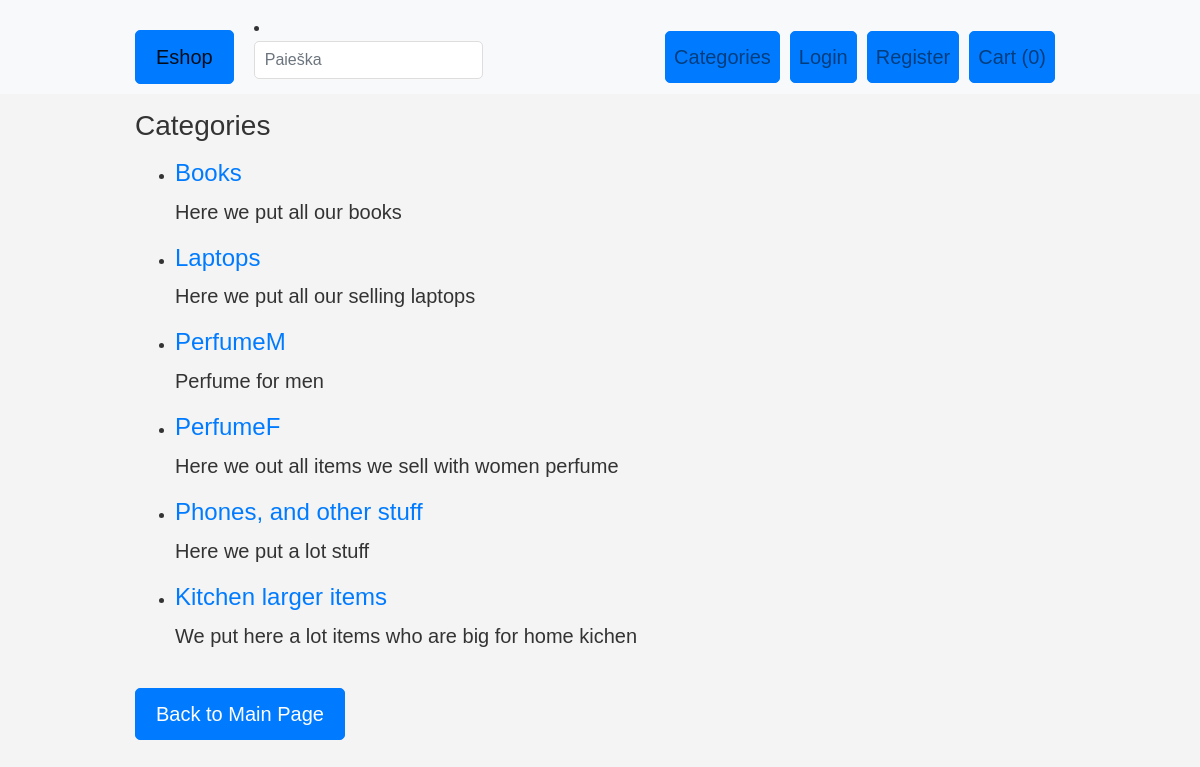
The page /category/ on the database its author committed.
### eshopas_app/models.py (models this page shows, shortened)
class Category(models.Model):
    name = models.CharField(max_length=100)
    type = models.SlugField(max_length=100, unique=True)
    description = models.TextField(blank=True)

### eshopas_app/views.py (the view)
# urls.py: path('category/', views.category, name='category_list'),
def category(request):
    categories = Category.objects.all()
    return render(request, 'category.html', {'categories': categories})

### eshopas_app/templatetags/myfilters.py (called while the page is built, shortened)
@register.filter
def cart_total(cart):
    if not cart:
        return 0

### eshopas_app/templates/category.html
{% extends 'base.html' %}
{% block content %}
    <h1>Categories</h1>
    <ul>
        {% for category in categories %}
            <li>
                <h2><a href="{% url 'category_detail' category.pk %}">{{ category.name }}</a></h2>
                <p>{{ category.description }}</p>
            </li>
        {% empty %}
            <li>No categories available.</li>
        {% endfor %}
    </ul>
    <a href="{% url 'index' %}" class="btn btn-primary">Back to Main Page</a>
{% endblock %}

### static/css/styles.css (style rules this page uses)
body { font-family: Arial, sans-serif; line-height: 1.6; color: #333; background-color: #f4f4f4; margin: 0; padding: 0; }
h1 { font-size: 28px; line-height: 1.6; margin: 10px 0; }
.btn { border-radius: 5px; padding: 8px 16px; font-size: 16px; text-align: center; text-decoration: none; cursor: pointer; transition: background-color 0.3s ease; }
.btn-primary { color: #ffffff; background-color: #007bff; border-color: #007bff; }
h2 { font-size: 24px; }
p { font-size: 20px; }
a.btn-primary { font-size: 20px; margin-top: 20px; padding: 10px 20px; text-decoration: none; background-color: #007bff; color: #fff; border-radius: 5px; }

### rows shown on the page
Category: name "Books", description "Here we put all our books"
Category: name "Laptops", description "Here we put all our selling laptops"
Category: name "PerfumeM", description "Perfume for men"
Category: name "PerfumeF", description "Here we out all items we sell with women perfume"
Category: name "Phones, and other stuff", description "Here we put a lot stuff"
Category: name "Kitchen larger items", description "We put here a lot items who are big for home kichen"

### other values the page prints
{{ request.session.cart|cart_total }} "0"
